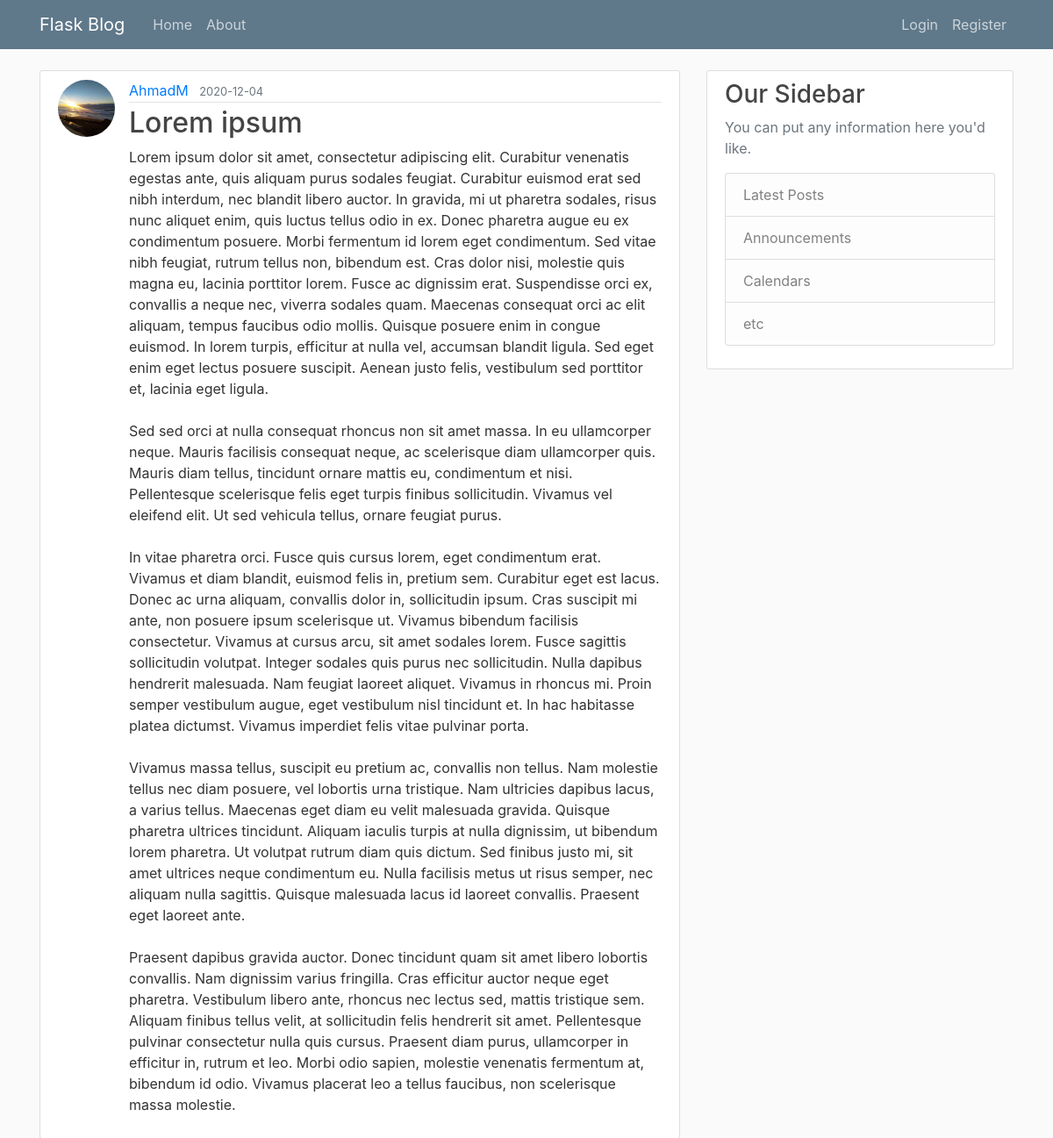
The page /post/14 on the database its author committed.
### flaskblog/models.py (models this page shows, shortened)
class User(db.Model, UserMixin):
    id = db.Column(db.Integer, primary_key=True)
    username = db.Column(db.String(20), unique=True, nullable=False)
    email = db.Column(db.String(120), unique=True, nullable=False)
    image_file = db.Column(db.String(20), nullable=False, default='default.jpg')
    password = db.Column(db.String(60), nullable=False)
    posts = db.relationship('Post', backref='author', lazy=True)

class Post(db.Model):
    id = db.Column(db.Integer, primary_key=True)
    title = db.Column(db.String(100), nullable=False)
    date_posted = db.Column(db.DateTime, nullable=False, default=datetime.utcnow)
    content = db.Column(db.Text, nullable=False)
    user_id = db.Column(db.Integer, db.ForeignKey('user.id'), nullable=False)

### flaskblog/posts/routes.py (the view)
@posts.route("/post/<int:post_id>")
def post(post_id):
    post = Post.query.get_or_404(post_id)
    return render_template('post.html', title=post.title, post=post)

### flaskblog/templates/post.html (shortened to what this page needs)
{% extends "layout.html" %}
{% block content %}
    <article class="media content-section">
        <img class="rounded-circle article-img" src="{{ url_for('static', filename='profile_pics/' + post.author.image_file) }}">
        <div class="media-body">
            <div class="article-metadata">
                <a class="mr-2" href="{{ url_for('users.user_posts', username=post.author.username) }}">{{ post.author.username }}</a>
                <small class="text-muted">{{ post.date_posted.strftime('%Y-%m-%d') }}</small>
            </div>
            <h2 class="article-title">{{ post.title }}</h2>
            <p class="article-content">{{ post.content }}</p>
        </div>
    </article>
{% endblock content %}

### flaskblog/static/main.css (style rules this page uses)
body { background: #fafafa; color: #333333; margin-top: 5rem; }
h1, h2, h3, h4, h5, h6 { color: #444444; }
.content-section { background: #ffffff; padding: 10px 20px; border: 1px solid #dddddd; border-radius: 3px; margin-bottom: 20px; }
.article-title { color: #444444; }
.article-content { white-space: pre-line; }
.article-img { height: 65px; width: 65px; margin-right: 16px; }
.article-metadata { padding-bottom: 1px; margin-bottom: 4px; border-bottom: 1px solid #e3e3e3 }

### rows shown on the page
User: image_file (picture), author.username "AhmadM"
Post: date_posted "2020-12-04", title "Lorem ipsum", content "Lorem ipsum dolor sit amet, consectetur adipiscing elit. Curabitur venenatis egestas ante, quis aliquam purus sodales feugiat. Curabitur euismod erat sed nibh interdum, nec blandit libero auctor. In gravida, mi ut pharetra sodales, risus nunc aliquet enim, quis luctus tellus odio in ex. Donec pharetra augue eu ex condimentum posuere. Morbi fermentum id lorem eget condimentum. Sed vitae nibh feugiat, rutrum tellus non, bibendum est. Cras dolor nisi, molestie quis magna eu, lacinia porttitor lorem. Fusce ac dignissim erat. Suspendisse orci ex, convallis a neque nec, viverra sodales quam. Maecenas consequat orci ac elit aliquam, tempus faucibus odio mollis. Quisque posuere enim in congue…"
